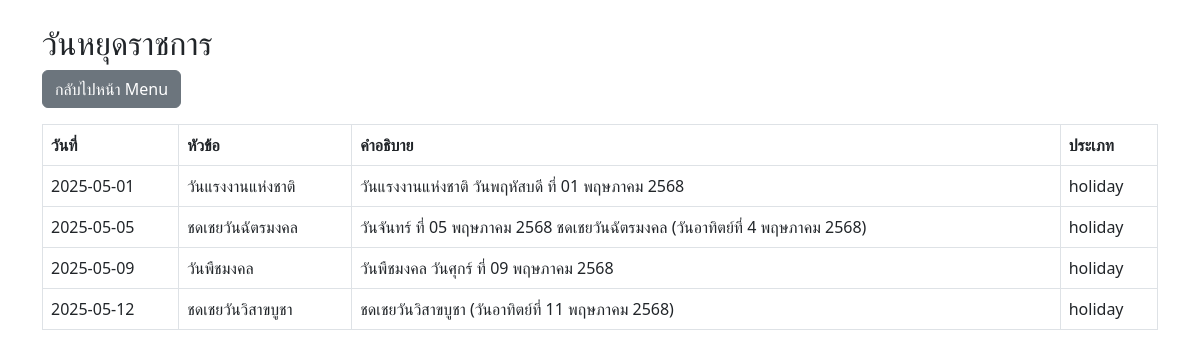
The page /usercalendar.php on the database its author committed.
### tables this page shows
CREATE TABLE `calendar` (
  `id` int(11) NOT NULL,
  `date` date NOT NULL,
  `title` varchar(255) NOT NULL,
  `description` text DEFAULT NULL,
  `type` enum('holiday','event','leave') NOT NULL
);

### usercalendar.php (the view, shortened to what this page needs)
<?php
include 'db.php';
$calendar = $conn->query("SELECT * FROM calendar ORDER BY id ASC");
?>
<!DOCTYPE html>
<html lang="th">
<head>
    <link href="https://cdn.jsdelivr.net/npm/bootstrap@5.3.0/dist/css/bootstrap.min.css" rel="stylesheet">
</head>
<body>
<div class="container mt-4">
    <h2>วันหยุดราชการ</h2>
    <button class="btn btn-secondary mb-3" onclick="window.location.href='userdashboard.php'">
    กลับไปหน้า Menu
</button>
    <table class="table table-bordered">
        <thead>
            <tr>
                <th>วันที่</th>
                <th>หัวข้อ</th>
                <th>คำอธิบาย</th>
                <th>ประเภท</th>
            </tr>
        </thead>
        <tbody>
        <?php while ($row = $calendar->fetch_assoc()): ?>
            <tr>
                <td><?= htmlspecialchars($row['date']) ?></td>
                <td><?= htmlspecialchars($row['title']) ?></td>
                <td><?= htmlspecialchars($row['description']) ?></td>
                <td><?= htmlspecialchars($row['type']) ?></td>
            </tr>
        <?php endwhile; ?>
        </tbody>
    </table>
</div>
</body>
</html>

### rows shown on the page
calendar: date "2025-05-01", title "วันแรงงานแห่งชาติ", description "วันแรงงานแห่งชาติ วันพฤหัสบดี ที่ 01 พฤษภาคม 2568", type "holiday"
calendar: date "2025-05-05", title "ชดเชยวันฉัตรมงคล", description "วันจันทร์ ที่ 05 พฤษภาคม 2568 ชดเชยวันฉัตรมงคล (วันอาทิตย์ที่ 4 พฤษภาคม 2568)", type "holiday"
calendar: date "2025-05-09", title "วันพืชมงคล", description "วันพืชมงคล วันศุกร์ ที่ 09 พฤษภาคม 2568", type "holiday"
calendar: date "2025-05-12", title "ชดเชยวันวิสาขบูชา", description "ชดเชยวันวิสาขบูชา (วันอาทิตย์ที่ 11 พฤษภาคม 2568)", type "holiday"
